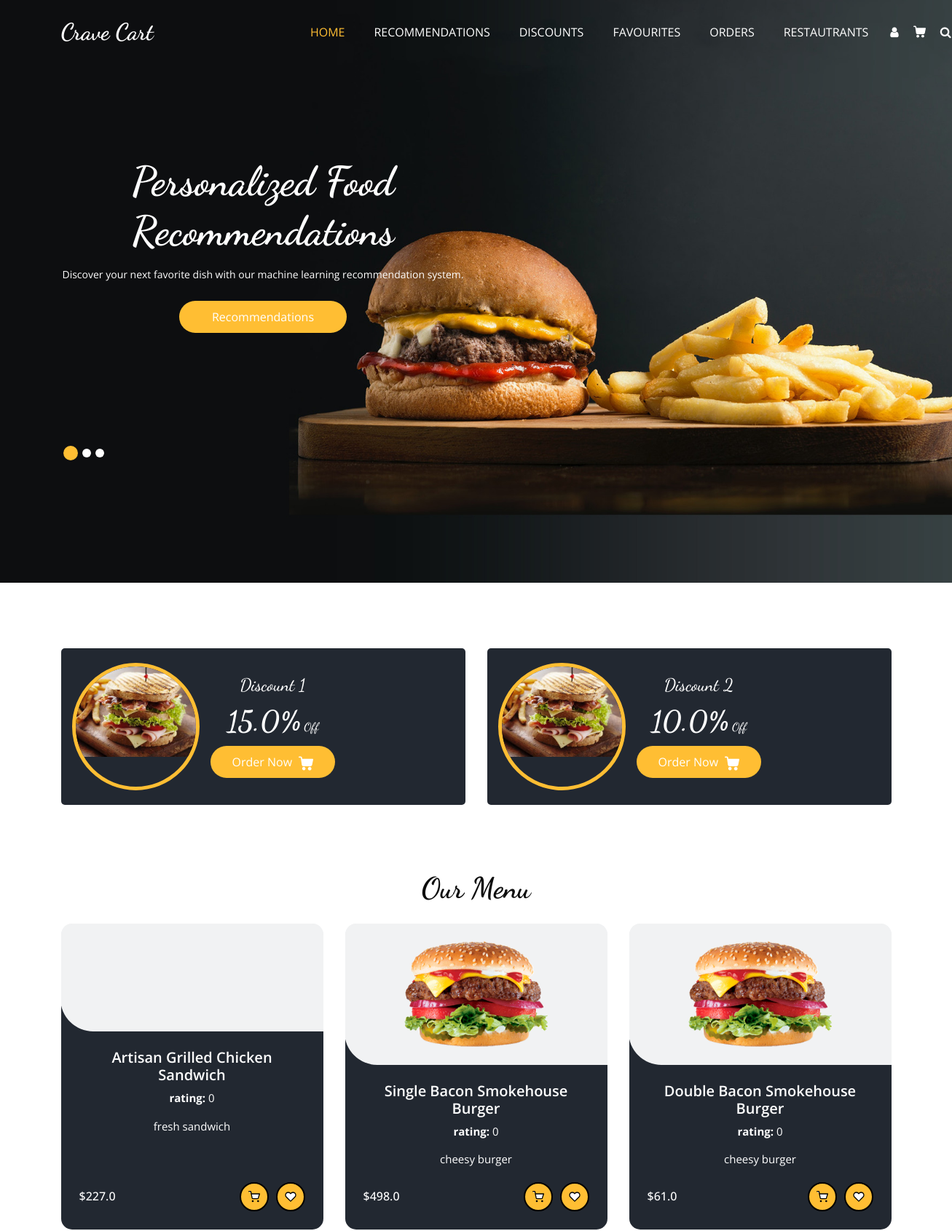
The app's page /home (signed in, upper part), older data.
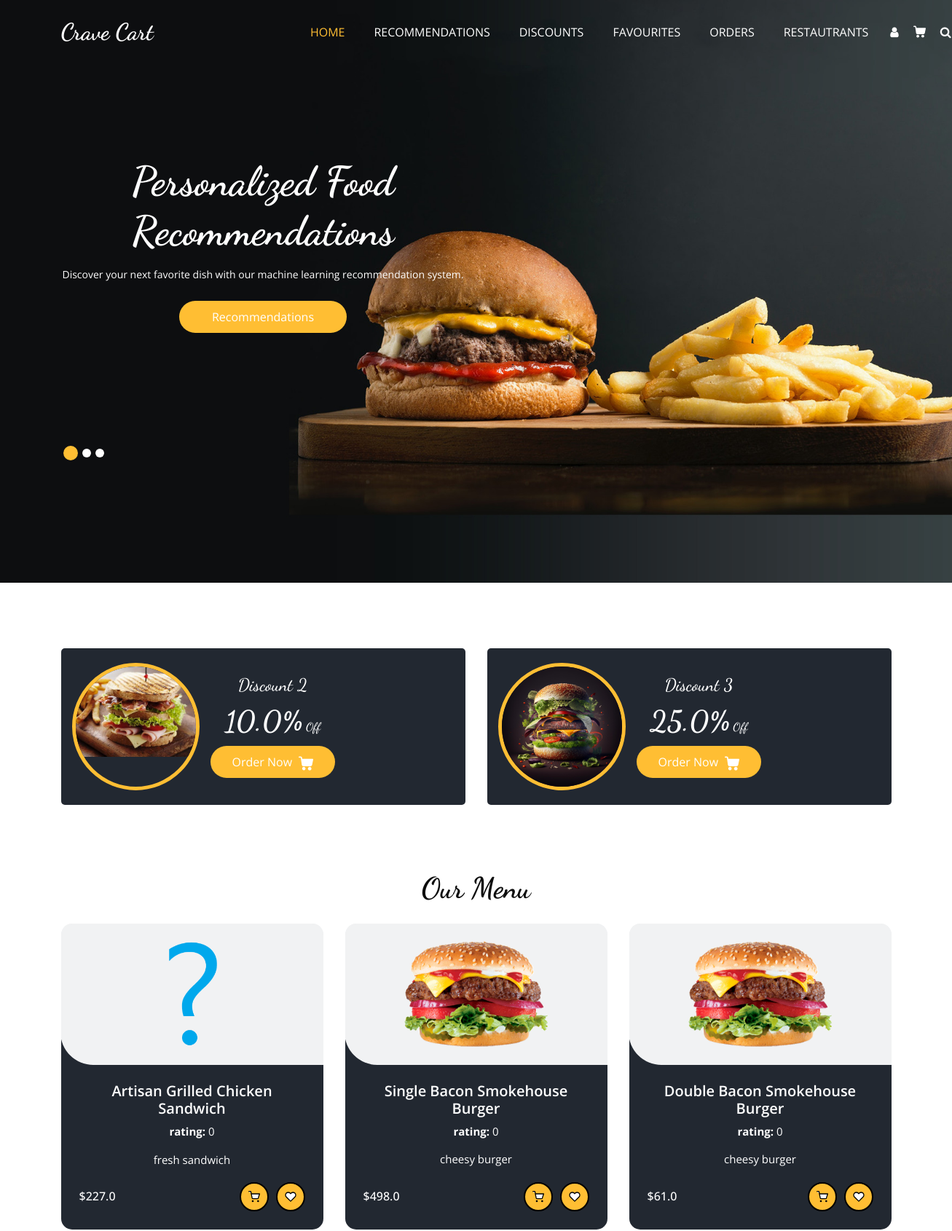
The same page, newer data.
### tables this page shows
CREATE TABLE Promotions (
                        PromotionID INTEGER PRIMARY KEY AUTOINCREMENT,
                        PromotionName TEXT,
                        MenuID INTEGER,
                        Description TEXT,
                        Discount REAL,
                        StartDate TEXT,
                        EndDate TEXT,
                        FOREIGN KEY (MenuID) REFERENCES Menus (MenuID) ON DELETE CASCADE
                    );

CREATE TABLE Menus (
                        MenuID INTEGER PRIMARY KEY AUTOINCREMENT,
                        RestaurantID INTEGER,
                        ItemName TEXT,
                        Description TEXT,
                        Price REAL,
                        Category TEXT,
                        ImagePNG TEXT,
                        ImageJPG TEXT,
                        Rating INTEGER DEFAULT 0,
                        FOREIGN KEY (RestaurantID) REFERENCES Restaurants(RestaurantID) ON DELETE CASCADE
                    );

### userEndpoints.py (the view)
@User.route('/home')
def home():
    if 'username' not in session:
        return redirect(url_for('login'))
    if not DataBase.is_customer(session['username'],session['email'],session['password']):
        return render_template('404.html'), 404
    data = DataBase.get_menu_data(limit=6)
    Pro = DataBase.get_active_promotions(current_date=date.today().strftime("%Y-%m-%d"), limit=2)
    return render_template('user/home.html',menu_data=data,Promotions=Pro)

### DataBase.py (called while the page is built)
def get_menu_data(limit=100,all=False):
    try:
        if all:
            cursor.execute('''SELECT ItemName, M.Description, Price, ImagePNG ,Category ,Rating FROM Menus M
                              INNER JOIN Restaurants R ON M.RestaurantID = R.RestaurantID
                              WHERE R.Blocked = 0;''')
        else:
            cursor.execute('''SELECT ItemName, M.Description, Price, ImagePNG ,Category ,Rating  FROM Menus M INNER JOIN Restaurants R
                              ON M.RestaurantID = R.RestaurantID
                              WHERE R.Blocked = 0 LIMIT ?;''',[limit])
        return cursor.fetchall()
    except sqlite3.Error as e:
        print("Error fetching data from database:", e)
        return []

def is_customer(id,email,password):
    try:
        cursor.execute('''SELECT * FROM Customers where CustomerID=? AND email = ? AND password=?;''',[id,email,password])
        ans = cursor.fetchone()
        if ans:
            return True
        else:
            return False
    except Exception as e:
        print(e)
        return False

### templates/user/home.html (shortened to what the changed rows need)
<!DOCTYPE html>
<html>
  <head>
    <link
      rel="stylesheet"
      type="text/css"
      href="{{url_for('static',filename='css/bootstrap.css')}}"
    />
    <link
      rel="stylesheet"
      type="text/css"
      href="https://cdnjs.cloudflare.com/ajax/libs/OwlCarousel2/2.3.4/assets/owl.carousel.min.css"
    />
    <link
      rel="stylesheet"
      href="https://cdnjs.cloudflare.com/ajax/libs/jquery-nice-select/1.1.0/css/nice-select.min.css"
    />
    <link
      href="{{url_for('static',filename='css/font-awesome.min.css')}}"
      rel="stylesheet"
    />
    <link
      href="{{url_for('static',filename='css/style.css')}}"
      rel="stylesheet"
    />
    <link
      href="{{url_for('static',filename='css/responsive.css')}}"
      rel="stylesheet"
    />
  </head>
  <body>
    <div class="hero_area">
      <section class="slider_section">
        <div id="customCarousel1" class="carousel slide" data-ride="carousel">
          <div class="carousel-inner">
            <div class="carousel-item active">
              <div class="container">
                <div class="row">
                  <div class="col-md-7 col-lg-6">
                    <div class="detail-box">
                      <h1>Personalized Food Recommendations</h1>
                    </div>
                  </div>
                </div>
              </div>
            </div>
          </div>
        </div>
      </section>
    </div>
    <section class="offer_section layout_padding-bottom">
      <div class="offer_container">
        <div class="container">
          <div class="row">
            {% for item in Promotions %}
            <div class="col-md-6">
              <div class="box">
                <div class="img-box">
                  <img
                    src="{{url_for('static',filename='images/'+item['Image'] )}}"
                    alt=""
                  />
                </div>
                <div class="detail-box">
                  <h5>{{item['PromotionName']}}</h5>
                  <h6><span>{{item['Discount']}}%</span> Off</h6>
                  <a
                    href="#"
                    class="add-to-cart-btn-promortion"
                    data-PromotionName="{{item['PromotionName']}}"
                    data-discount="{{item['Discount']}}"
                  >
                    Order Now
                  </a>
                </div>
              </div>
            </div>
            {% endfor%}
          </div>
        </div>
      </div>
    </section>
    <section class="food_section layout_padding-bottom">
      <div class="container">
        <div class="heading_container heading_center">
          <h2>Our Menu</h2>
        </div>
        <div class="filters-content">
          <div class="row grid">
            {% for item in menu_data %}
            <div class="col-sm-6 col-lg-4 all {{ item[4] }}">
              <div class="box" id="menu-item-box">
                <div>
                  <div class="img-box">
                    <img
                      src="{{url_for('static',filename='images/'+item[3])}}"
                      alt=""
                    />
                  </div>
                  <div class="detail-box">
                    <h5>{{item[0]}}</h5>
                    <p><b>rating:</b> {{item[5]}}</p>
                    <p>{{item[1]}}</p>
                    <div class="options">
                      <h6>${{ item[2] }}</h6>
                      <div class="button-container" id="menu-buttons">
                        <a
                          href="#"
                          class="add-to-cart-btn"
                          data-item-name="{{ item[0] }}"
                          data-description="{{ item[1] }}"
                          data-price="{{ item[2] }}"
                        >
                        </a>
                        <a
                          href="#"
                          class="favorite-btn"
                          data-item-name="{{ item[0] }}"
                          data-description="{{ item[1] }}"
                          data-price="{{ item[2] }}"
                        >
                        </a>
                      </div>
                    </div>
                  </div>
                </div>
              </div>
            </div>
            {% endfor %}
          </div>
        </div>
      </div>
    </section>
    <br /><br /><br /><br /><br /><br /><br />
  </body>
</html>

Row changes from the older to the newer data that the page shows:
removed Promotions: ImageJPG (picture), PromotionName "Discount 1", Discount "15.0"
now on this page (row unchanged): Promotions: ImageJPG (picture), PromotionName "Discount 3", Discount "25.0"
changed Menus "Artisan Grilled Chicken Sandwich": ImagePNG: picture added
